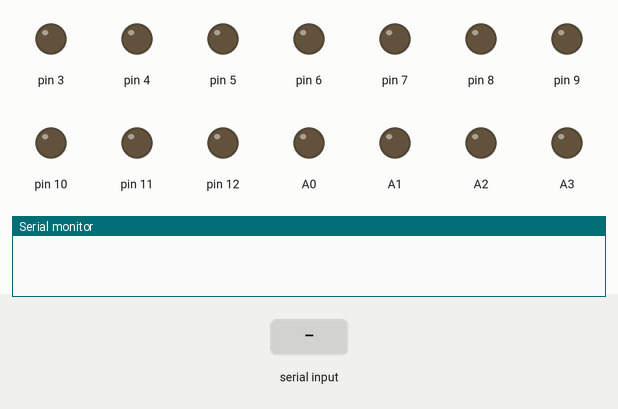
The sketch below on a simulated Arduino Nano, built with avr-gcc and run on an emulated ATmega328P. Parts: output pins drawn as LEDs (lit = HIGH), the last lines printed to the serial monitor. The test bench sets the inputs (shaded band).

Above: at 1.2 s.
1.3 s: "A" received over Serial
At 1.9 s:
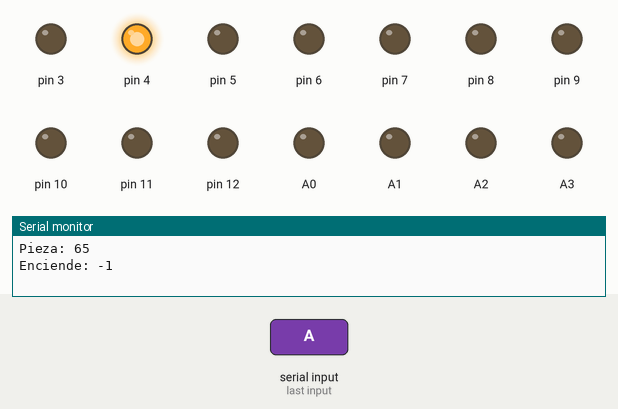
3.5 s: "B" received over Serial
At 4.1 s:
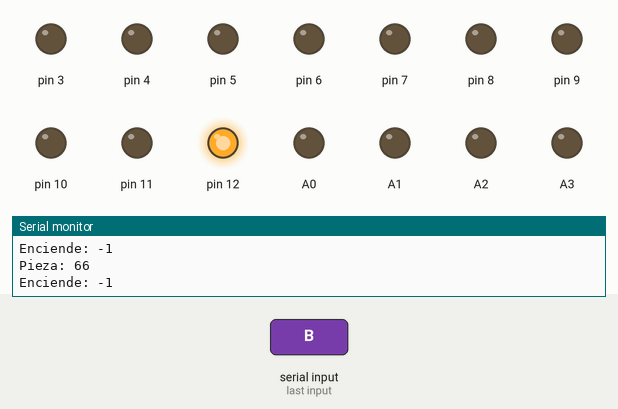
5.7 s: "C" received over Serial
At 6.0 s:
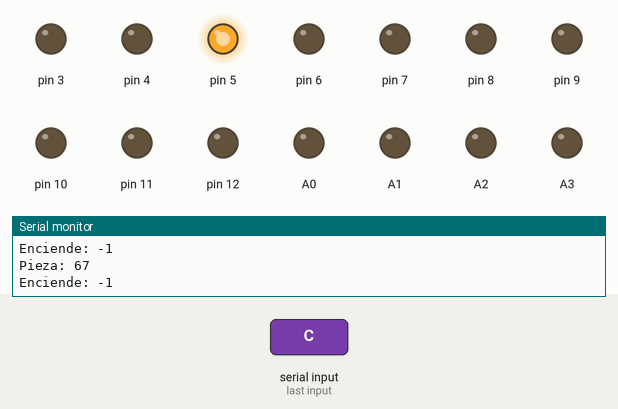
Timing chart, 0 to 8.7 s (numbered marks = the images above; inputs shaded):
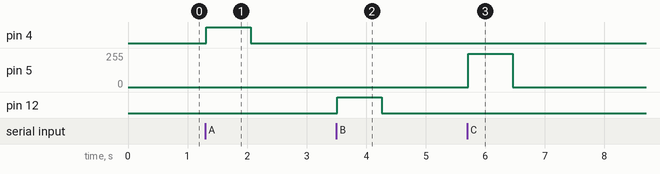

Measured:
- after the input at 1.3 s, pin 4: LOW → HIGH at once, → LOW 0.75 s later
- after the input at 3.5 s, pin 12: LOW → HIGH at once, → LOW 0.75 s later
- after the input at 5.7 s, pin 5: 0/255 → 250/255 at once, → 0/255 0.75 s later

The sketch:

TableroBeta5.ino
```cpp
int Enciende;
int A = 65;
int B = 69;
int C = 73;
int Pieza;

void setup() {
  // put your setup code here, to run once:

pinMode(3,OUTPUT);
pinMode(4,OUTPUT);
pinMode(5,OUTPUT);
pinMode(6,OUTPUT);
pinMode(7,OUTPUT);
pinMode(8,OUTPUT);
pinMode(9,OUTPUT);
pinMode(10,OUTPUT);
pinMode(11,OUTPUT);
pinMode(12,OUTPUT);
pinMode(A0,OUTPUT);
pinMode(A1,OUTPUT);
pinMode(A2,OUTPUT);
pinMode(A3,OUTPUT);
pinMode(A4,OUTPUT);
pinMode(A5,OUTPUT);
pinMode(A6,OUTPUT);
pinMode(A7,OUTPUT);


digitalWrite(3, LOW);
digitalWrite(4,LOW);
digitalWrite(5, LOW);
digitalWrite(6,LOW);
digitalWrite(7, LOW);
digitalWrite(8,LOW);
digitalWrite(9, LOW);
digitalWrite(10,LOW);
digitalWrite(11, LOW);
digitalWrite(12,LOW);
analogWrite(A0,0);
analogWrite(A1,0);
analogWrite(A2,0);
analogWrite(A3,0);
analogWrite(A4,0);
analogWrite(A5,0);
analogWrite(A6,0);
analogWrite(A7,0);


Serial.begin(9600);
}

void loop() {
  // put your main code here, to run repeatedly:
if (Serial.available() > 0) {
// lee el byte de entrada:
Pieza = Serial.read();
Serial.print("Pieza: ");
Serial.println(Pieza,DEC);
delay(10);
Enciende = Serial.read();

//lo vuelca a pantalla
Serial.print("Enciende: ");
Serial.println(Enciende,DEC);

//Instrucciones para encender
 if (Enciende == 65){
  digitalWrite(3,HIGH);
  digitalWrite(4,LOW);
 }

  if (Enciende == 66){
  digitalWrite(5,HIGH);
  digitalWrite(6,LOW);
 }
  if (Enciende == 67){
  digitalWrite(7,HIGH);
  digitalWrite(8,LOW);
 }
  if (Enciende == 68){
  digitalWrite(9,HIGH);
  digitalWrite(10,LOW);
 }
  if (Enciende == 69){
  digitalWrite(11,HIGH);
  digitalWrite(12,LOW);
 }
  if (Enciende == 70){
  analogWrite(A0,250);
  analogWrite(A1,0);
 }
  if (Enciende == 71){
  analogWrite(A2,250);
  analogWrite(A3,0);
 }
  if (Enciende == 72){
  analogWrite(A4,250);
  analogWrite(A5,0);
 }
  if (Enciende == 73){
  analogWrite(A6,250);
  analogWrite(A7,0);
 }


//Instrucciones para invertir polaridad del anterior

if (Pieza==65){
 if (A == 65){
  digitalWrite(3,LOW);
  digitalWrite(4,HIGH);
 }

  if (A == 66){
  digitalWrite(5,LOW);
  digitalWrite(6,HIGH);
 }
  if (A == 67){
  digitalWrite(7,LOW);
  digitalWrite(8,HIGH);
 }
  if (A == 68){
  digitalWrite(9,LOW);
  digitalWrite(10,HIGH);
 }
  if (A == 69){
  digitalWrite(11,LOW);
  digitalWrite(12,HIGH);
 }
  if (A == 70){
  analogWrite(A0,0);
  analogWrite(A1,250);
 }
  if (A == 71){
  analogWrite(A2,0);
  analogWrite(A3,250);
 }
  if (A == 72){
  analogWrite(A4,0);
  analogWrite(A5,250);
 }
  if (A == 73){
  analogWrite(A6,0);
  analogWrite(A7,250);
 }

   A = Enciende;
}


if (Pieza==66){
 if (B == 65){
  digitalWrite(3,LOW);
  digitalWrite(4,HIGH);
 }

  if (B == 66){
  digitalWrite(5,LOW);
  digitalWrite(6,HIGH);
 }
  if (B == 67){
  digitalWrite(7,LOW);
  digitalWrite(8,HIGH);
 }
  if (B == 68){
  digitalWrite(9,LOW);
  digitalWrite(10,HIGH);
 }
  if (B == 69){
  digitalWrite(11,LOW);
  digitalWrite(12,HIGH);
 }
  if (B == 70){
  analogWrite(A0,0);
  analogWrite(A1,250);
 }
  if (B == 71){
  analogWrite(A2,0);
  analogWrite(A3,250);
 }
  if (B == 72){
  analogWrite(A4,0);
  analogWrite(A5,250);
 }
  if (B == 73){
  analogWrite(A6,0);
  analogWrite(A7,250);
 }

   B = Enciende;
}


if (Pieza==67){
 if (C == 65){
  digitalWrite(3,LOW);
  digitalWrite(4,HIGH);
 }

  if (C == 66){
  digitalWrite(5,LOW);
  digitalWrite(6,HIGH);
 }
  if (C == 67){
  digitalWrite(7,LOW);
  digitalWrite(8,HIGH);
 }
  if (C == 68){
  digitalWrite(9,LOW);
  digitalWrite(10,HIGH);
 }
  if (C == 69){
  digitalWrite(11,LOW);
  digitalWrite(12,HIGH);
 }
  if (C == 70){
  analogWrite(A0,0);
  analogWrite(A1,250);
 }
  if (C == 71){
  analogWrite(A2,0);
  analogWrite(A3,250);
 }
  if (C == 72){
  analogWrite(A4,0);
  analogWrite(A5,250);
 }
  if (C == 73){
  analogWrite(A6,0);
  analogWrite(A7,250);
 }

   C = Enciende;
}

  delay(750);
digitalWrite(3, LOW);
digitalWrite(4,LOW);
digitalWrite(5, LOW);
digitalWrite(6,LOW);
digitalWrite(7, LOW);
digitalWrite(8,LOW);
digitalWrite(9, LOW);
digitalWrite(10,LOW);
digitalWrite(11, LOW);
digitalWrite(12,LOW);
analogWrite(A0,0);
analogWrite(A1,0);
analogWrite(A2,0);
analogWrite(A3,0);
analogWrite(A4,0);
analogWrite(A5,0);
analogWrite(A6,0);
analogWrite(A7,0);
}


}
```
